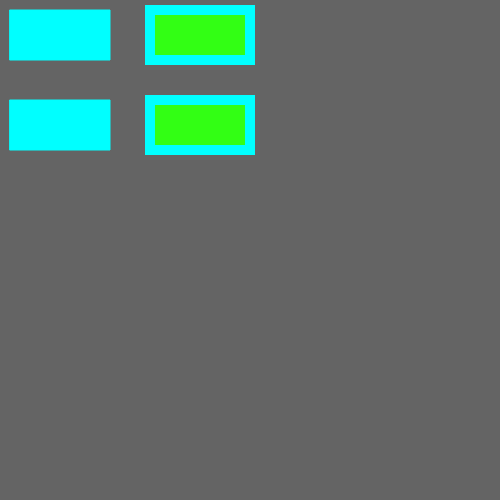
Frame 1 (no input)
Frame 60 (no input): identical to frame 1, image omitted
Frame 120 (the mouse pressed at the canvas centre since frame 60): identical to frame 1, image omitted

The p5.js sketch that drew this single still picture (run headless with seeded random() and noise() and a simulated clock; from frame 60 on, the mouse is pressed at the canvas centre):

// p5.js sketch
// ── sketch.js
function setup()
{
  createCanvas(500,500);

}

function draw()
{
	background(100,100,100)

	// change the paint brush to a specific color according to RGB values
	// this color applies only to the inside color of a shape
	fill(0,255,255);

	// change the paint brush to a specific color according to RGB values
	// this color applies only to the outside color of a shape
	stroke(0,255,255);

	// modifies the thickness of the border of an object
	strokeWeight(1);


	rect(10,10,100,50);
	rect(10,100,100,50);


	fill(50,255,20);
	stroke(0,255,255);
	strokeWeight(10);

	rect(150,10,100,50);
	rect(150,100,100,50);

}
